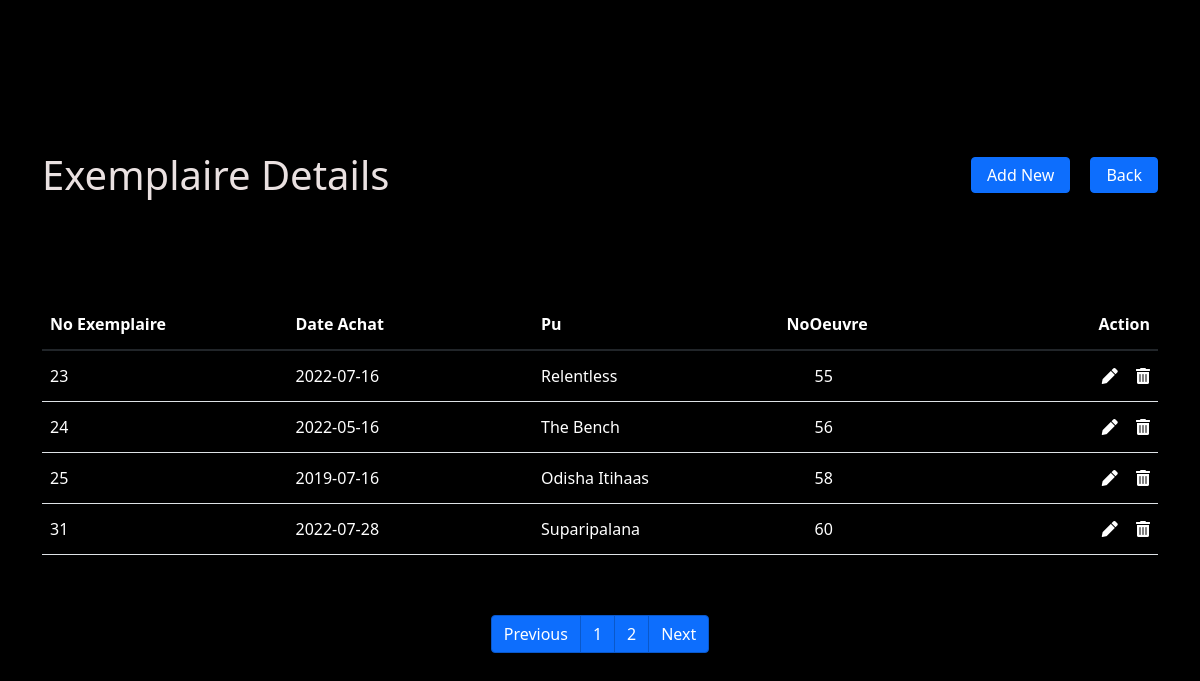
/listExemplaire.php (signed in), run on the app's committed database.
### tables this page shows
CREATE TABLE `exemplaire` (
  `noExemplaire` int(11) NOT NULL,
  `dateAchat` date DEFAULT NULL,
  `pu` varchar(50) DEFAULT NULL,
  `noOeuvre` int(11) DEFAULT NULL
);

### listExemplaire.php (the view, shortened to what this page needs)
<?php
include_once "config.php";
?>
<!DOCTYPE html>
<html lang="en">
<head>
    <link rel="stylesheet" href="css/bootstrap.css">
    <link rel="stylesheet" href="css/all.min.css">
</head>
<body>
    <div class="container">
        <div class="top">
            <h1>Exemplaire Details</h1>
            <div class="btnn">
                <a href="addExemplaire.php"><button type="button" class="btn bt btn-primary">Add New</button></a>
                <a href="home.php"><button type="button" class="btn btn-primary">Back</button></a>
            </div>
        </div>
        <?php
        echo '<table class="table">
                    <thead>
                        <tr>
                            <th>No Exemplaire</th>
                            <th>Date Achat</th>
                            <th>Pu</th>
                            <th>NoOeuvre</th>
                            <th class="act">Action</th>
                        </tr>
                    </thead>
                    <tbody>' ;
        $limit = 4 ;
        $page = isset($_GET['page']) ? $_GET['page'] : 1;
        $start = ($page - 1) * $limit;
        $sql = "SELECT * FROM exemplaire LIMIT $start, $limit" ;
        $stmt = $db->prepare($sql) ;
        $stmt->execute() ;
        $users = $stmt->fetchAll() ;
        $sql2 = "SELECT count(noExemplaire) FROM exemplaire" ;
        $stmt2 = $db->prepare($sql2) ;
        $stmt2->execute() ;
        $usersCount = $stmt2->fetchAll() ;
        $total = $usersCount[0][0] ;
        $pages = ceil($total / $limit) ;
        foreach ($users as $user) {
            $update = '<a onClick="javascript: return confirm(\'Please confirm updating\');" href="updateExemplaire.php?id=' .  $user['noExemplaire'] . '"><i class="fa-solid fa-pen"></i></a>' ;
            $delete = '<a onClick="javascript: return confirm(\'Please confirm deletion\');" href="deleteExemplaire.php?id=' .  $user['noExemplaire'] . '&page='.$page. '" name="delete"><i class="fa-solid fa-trash-can"></i></a>' ;
            echo '<tr>
                        <td>' . $user["noExemplaire"] . '</td>
                        <td>' . $user["dateAchat"] . '</td>
                        <td>' . $user["pu"] . '</td>
                        <td class="nb">' . $user["noOeuvre"] . '</td>
                        <td class="act2">' . $update . ' ' . $delete . '</td>
                    </tr>' ;
        }
        echo "</tbody>
            </table>" ;
        $Previous = $page > 1 ? $page - 1 : $page ;
        $Next = $page < $pages ? $page + 1  : $page ;
        ?>
    <nav aria-label="...">
        <ul class="pagination">
            <li class="page-item <?php if ( $page == 1 ) { echo 'disabled' ; } ?>"><a class="page-link" href="listExemplaire.php?page=<?= $Previous ?>">Previous</a></li>
                <?php for( $i = 1 ; $i <= $pages ; $i++ ) : ?>
                <li class="page-item"><a class="page-link" href="listExemplaire.php?page=<?= $i ?>"><?= $i ; ?></a></li>
                <?php  if ( $i == 3 ) { ?>
                        <li class="page-item disabled"><a class="page-link" href="">...</a></li>
                        <?php break ; } endfor ; ?>
                <li class="page-item <?php if ( $page == $pages  ) { echo 'disabled' ; } ?>"><a class="page-link" href="listExemplaire.php?page=<?= $Next ?>">Next</a></li>
            </ul>
        </nav>
    </div>
</body>
</html>

### listExemplaire.php (style rules this page uses)
.container { position: absolute; top: 50%; left: 50%; transform: translate(-50%, -50%); }
table th, table td { color: #fff; line-height: 34px; width: 22% ; }
body { background-color: #000 ; }
a { width: fit-content; }
.btn { padding: 5px 15px ; }
.top { display: flex; justify-content: space-between; align-items: center; margin: 20px 0 100px ; }
.btnn { display: flex ; }
.bt { margin-right: 20px ; }
h1 { color: #eae1e1 !important ; margin: 0 ; }
i { color: #fff ; transition: 0.2s ; }
.fa-pen { margin-right: 14px ; margin-left: 1px ; }
.act { width: 20% !important ; text-align: right ; }
.act2 { text-align: right ; }
.nb { padding-left: 36px !important ; }
nav { margin-top: 60px ; display: flex !important ; justify-content: center !important ; }
nav li a { background-color: #0d6efd !important ; color: #fff !important ; border: 1px solid #0a58ca !important ; transition: 0.3 s !important ; }

### data on the page
exemplaire: noExemplaire "23", dateAchat "2022-07-16", pu "Relentless", noOeuvre "55"
exemplaire: noExemplaire "24", dateAchat "2022-05-16", pu "The Bench", noOeuvre "56"
exemplaire: noExemplaire "25", dateAchat "2019-07-16", pu "Odisha Itihaas", noOeuvre "58"
exemplaire: noExemplaire "31", dateAchat "2022-07-28", pu "Suparipalana", noOeuvre "60"
